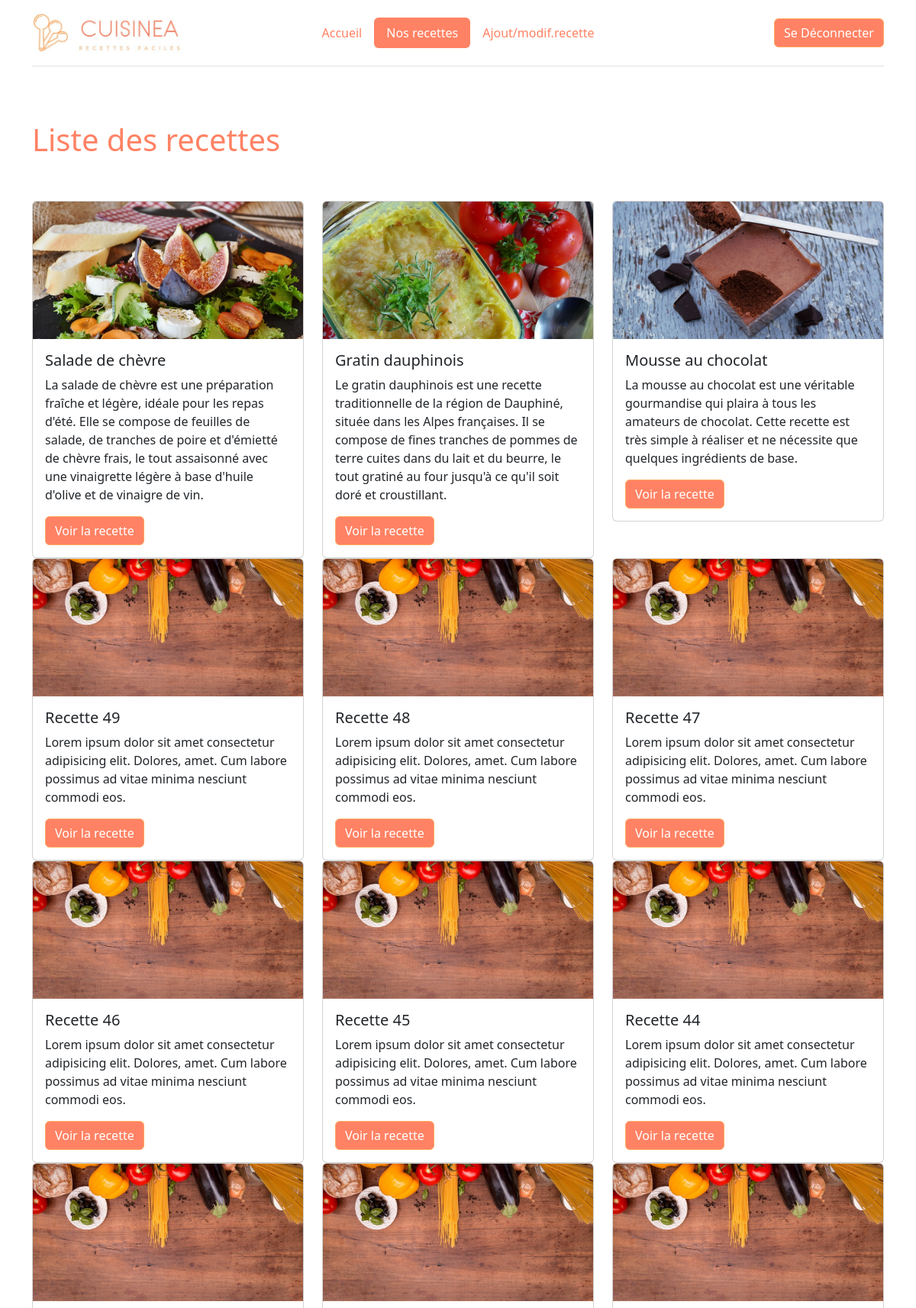
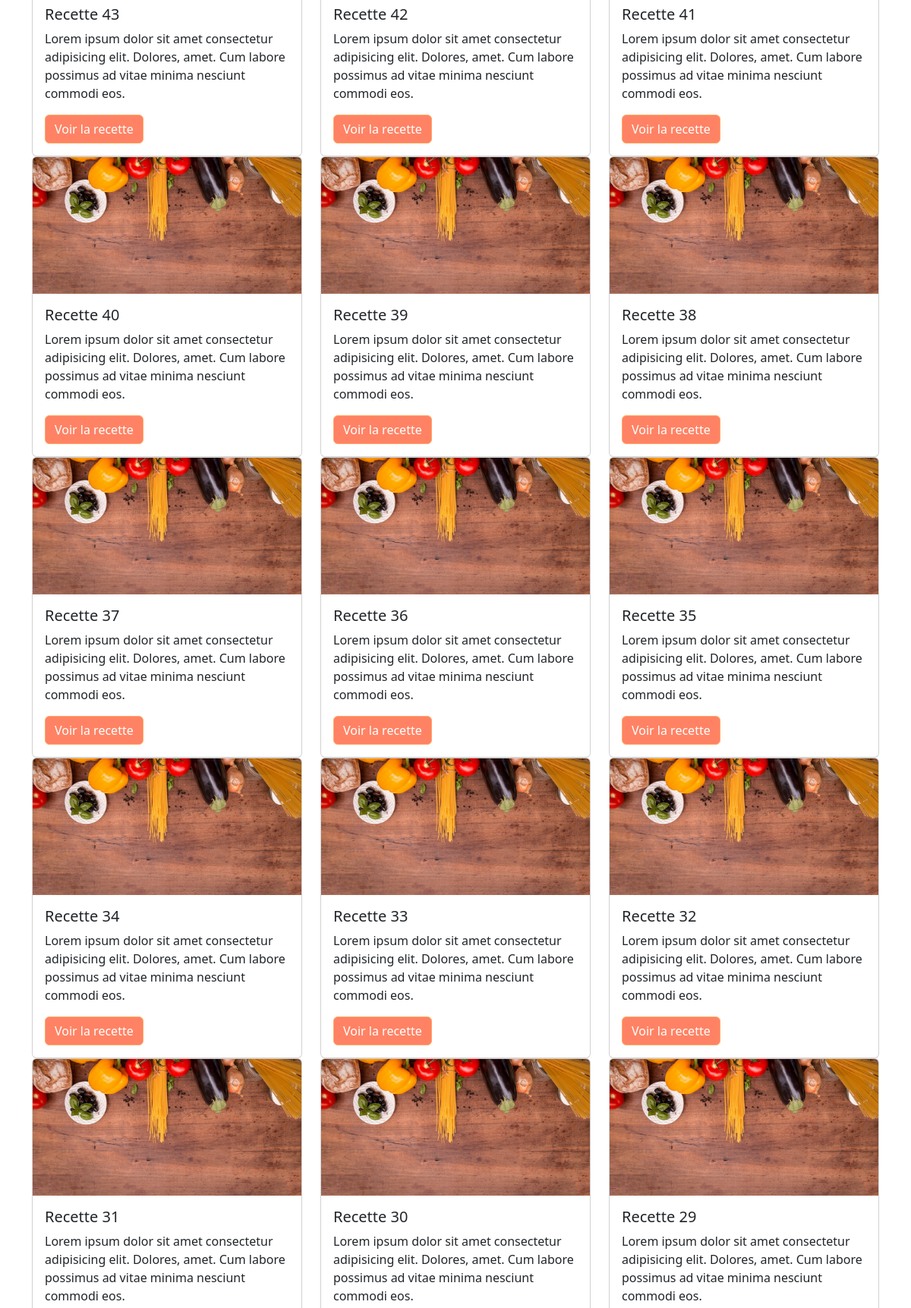
The app's page /recettes.php (signed in, upper part) with its own data (2 pictures, top to bottom).
### tables this page shows
CREATE TABLE `recipes` (
  `id` int NOT NULL,
  `category_id` int NOT NULL,
  `title` varchar(255) NOT NULL,
  `description` text NOT NULL,
  `ingredients` text NOT NULL,
  `instructions` text NOT NULL,
  `image` varchar(255) DEFAULT NULL
);

### lib/recipe.php (called while the page is built, shortened)
<?php
function getRecipeImage(string|null $image)
{
    if ($image === null) {
        return _ASSETS_IMG_PATH_ . 'recipe_default.jpg';
    } else {
        return _RECIPES_IMG_PATH_ . $image;
    }
}
function getRecipes(PDO $pdo, int $limit = null)
{
    $sql = 'SELECT * FROM recipes ORDER BY id DESC';
    $query = $pdo->prepare($sql);
    $query->execute();
    return $query->fetchALL();
}

### templates/recipe_partial.php (the view)
<div class="col-md-4">
    <div class="card">
        <img src="<?= getRecipeImage($recipe["image"]); ?>" class="card-img-top" alt="<?= $recipe["title"]; ?>">
        <div class="card-body">
            <h5 class="card-title"><?= $recipe["title"]; ?></h5>
            <p class="card-text"><?= $recipe["description"]; ?></p>
            <a href="recette.php?id=<?= $recipe['id']; ?>" class="btn btn-primary">Voir la recette</a>
        </div>
    </div>
</div>

### recettes.php
<?php
require_once('templates/header.php');
require_once('lib/recipe.php');
$recipes = getRecipes($pdo);
?>
<div class="row flex-lg-row-reverse align-items-center g-5 py-5">
    <h1>Liste des recettes</h1>
</div>
<div class="row">
    <?php foreach ($recipes as $key => $recipe) {
        include('templates/recipe_partial.php');
    }; ?>
</div>
<?php require_once('templates/footer.php'); ?>

### records on screen
recipes: image (picture), title "Salade de chèvre", description "La salade de chèvre est une préparation fraîche et légère, idéale pour les repas d'été. Elle se compose de feuilles de salade, de tranches de poire et d'émietté de chèvre frais, le tout assaisonné avec une vinaigrette légère à base d'huile d'olive et de vinaigre de vin."
recipes: image (picture), title "Gratin dauphinois", description "Le gratin dauphinois est une recette traditionnelle de la région de Dauphiné, située dans les Alpes françaises. Il se compose de fines tranches de pommes de terre cuites dans du lait et du beurre, le tout gratiné au four jusqu'à ce qu'il soit doré et croustillant."
recipes: image (picture), title "Mousse au chocolat", description "La mousse au chocolat est une véritable gourmandise qui plaira à tous les amateurs de chocolat. Cette recette est très simple à réaliser et ne nécessite que quelques ingrédients de base."
recipes: title "Recette 49", description "Lorem ipsum dolor sit amet consectetur adipisicing elit. Dolores, amet. Cum labore possimus ad vitae minima nesciunt commodi eos."
recipes: title "Recette 48", description "Lorem ipsum dolor sit amet consectetur adipisicing elit. Dolores, amet. Cum labore possimus ad vitae minima nesciunt commodi eos."
recipes: title "Recette 47", description "Lorem ipsum dolor sit amet consectetur adipisicing elit. Dolores, amet. Cum labore possimus ad vitae minima nesciunt commodi eos."
recipes: title "Recette 46", description "Lorem ipsum dolor sit amet consectetur adipisicing elit. Dolores, amet. Cum labore possimus ad vitae minima nesciunt commodi eos."
recipes: title "Recette 45", description "Lorem ipsum dolor sit amet consectetur adipisicing elit. Dolores, amet. Cum labore possimus ad vitae minima nesciunt commodi eos."
recipes: title "Recette 44", description "Lorem ipsum dolor sit amet consectetur adipisicing elit. Dolores, amet. Cum labore possimus ad vitae minima nesciunt commodi eos."
recipes: title "Recette 43", description "Lorem ipsum dolor sit amet consectetur adipisicing elit. Dolores, amet. Cum labore possimus ad vitae minima nesciunt commodi eos."
recipes: title "Recette 42", description "Lorem ipsum dolor sit amet consectetur adipisicing elit. Dolores, amet. Cum labore possimus ad vitae minima nesciunt commodi eos."
recipes: title "Recette 41", description "Lorem ipsum dolor sit amet consectetur adipisicing elit. Dolores, amet. Cum labore possimus ad vitae minima nesciunt commodi eos."
recipes: title "Recette 40", description "Lorem ipsum dolor sit amet consectetur adipisicing elit. Dolores, amet. Cum labore possimus ad vitae minima nesciunt commodi eos."
recipes: title "Recette 39", description "Lorem ipsum dolor sit amet consectetur adipisicing elit. Dolores, amet. Cum labore possimus ad vitae minima nesciunt commodi eos."
recipes: title "Recette 38", description "Lorem ipsum dolor sit amet consectetur adipisicing elit. Dolores, amet. Cum labore possimus ad vitae minima nesciunt commodi eos."
recipes: title "Recette 37", description "Lorem ipsum dolor sit amet consectetur adipisicing elit. Dolores, amet. Cum labore possimus ad vitae minima nesciunt commodi eos."
recipes: title "Recette 36", description "Lorem ipsum dolor sit amet consectetur adipisicing elit. Dolores, amet. Cum labore possimus ad vitae minima nesciunt commodi eos."
recipes: title "Recette 35", description "Lorem ipsum dolor sit amet consectetur adipisicing elit. Dolores, amet. Cum labore possimus ad vitae minima nesciunt commodi eos."
recipes: title "Recette 34", description "Lorem ipsum dolor sit amet consectetur adipisicing elit. Dolores, amet. Cum labore possimus ad vitae minima nesciunt commodi eos."
recipes: title "Recette 33", description "Lorem ipsum dolor sit amet consectetur adipisicing elit. Dolores, amet. Cum labore possimus ad vitae minima nesciunt commodi eos."
recipes: title "Recette 32", description "Lorem ipsum dolor sit amet consectetur adipisicing elit. Dolores, amet. Cum labore possimus ad vitae minima nesciunt commodi eos."
recipes: title "Recette 31", description "Lorem ipsum dolor sit amet consectetur adipisicing elit. Dolores, amet. Cum labore possimus ad vitae minima nesciunt commodi eos."
recipes: title "Recette 30", description "Lorem ipsum dolor sit amet consectetur adipisicing elit. Dolores, amet. Cum labore possimus ad vitae minima nesciunt commodi eos."
recipes: title "Recette 29", description "Lorem ipsum dolor sit amet consectetur adipisicing elit. Dolores, amet. Cum labore possimus ad vitae minima nesciunt commodi eos."

### other values on screen
$value "Accueil"
$value "Nos recettes"
$value "Ajout/modif.recette"
